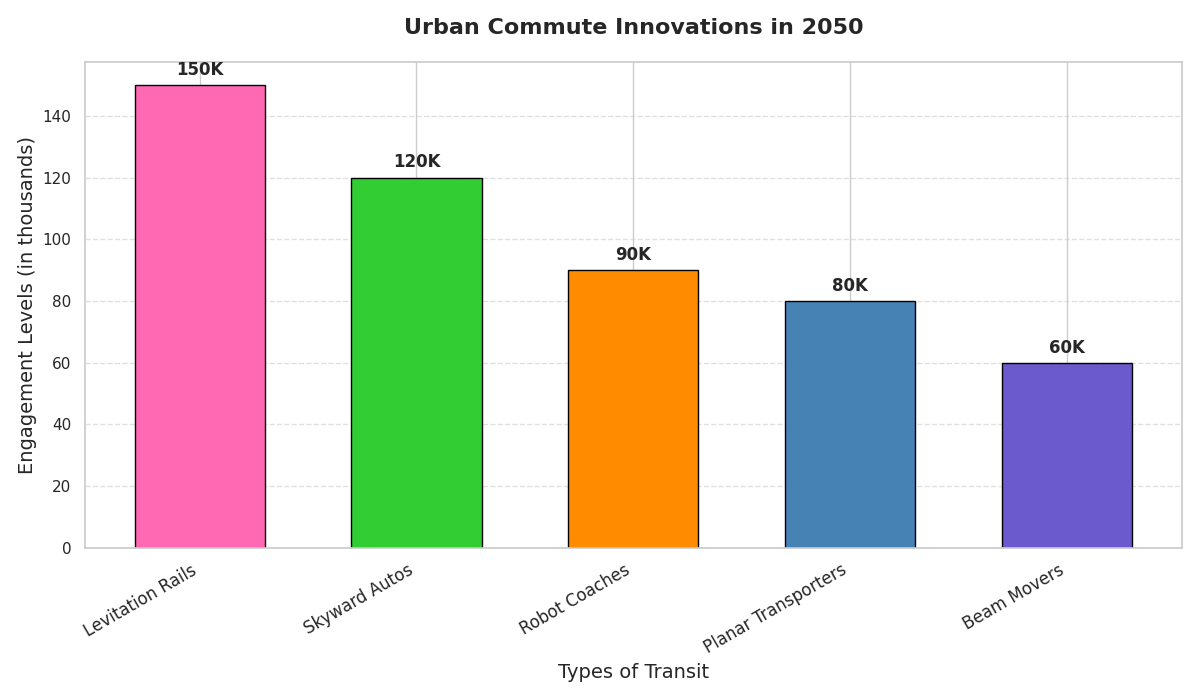

Write Python code to recreate this figure.
import matplotlib.pyplot as plt
import numpy as np

# Data for the transport modes and adoption rates
transport_modes = ['Planar Transporters', 'Skyward Autos', 'Levitation Rails', 'Beam Movers', 'Robot Coaches']
adoption_rates = np.array([80, 120, 150, 60, 90])
colors = ['#4682b4', '#32cd32', '#ff69b4', '#6a5acd', '#ff8c00']

# Sort the data in descending order of adoption rates
sorted_indices = np.argsort(adoption_rates)[::-1]
transport_modes_sorted = [transport_modes[i] for i in sorted_indices]
adoption_rates_sorted = adoption_rates[sorted_indices]
colors_sorted = [colors[i] for i in sorted_indices]

# Positions of the bars on the x-axis
x_positions = np.arange(len(transport_modes_sorted))

# Plot the sorted bar chart
fig, ax = plt.subplots(figsize=(12, 7))
bars = ax.bar(x_positions, adoption_rates_sorted, color=colors_sorted, edgecolor='black', width=0.6)

# Titles and labels
ax.set_title('Urban Commute Innovations in 2050', fontsize=16, fontweight='bold', pad=20)
ax.set_xlabel('Types of Transit', fontsize=14)
ax.set_ylabel('Engagement Levels (in thousands)', fontsize=14)

# Assign the x-ticks and labels
ax.set_xticks(x_positions)
ax.set_xticklabels(transport_modes_sorted, fontsize=12, rotation=30, ha='right')

# Annotate bars
for bar in bars:
    yval = bar.get_height()
    ax.text(bar.get_x() + bar.get_width()/2, yval + 2, f'{yval}K', ha='center', va='bottom', fontsize=12, fontweight='bold')

# Gridlines
ax.yaxis.grid(True, linestyle='--', alpha=0.6)

# Adjust layout
plt.tight_layout()

# Display the plot
plt.show()
